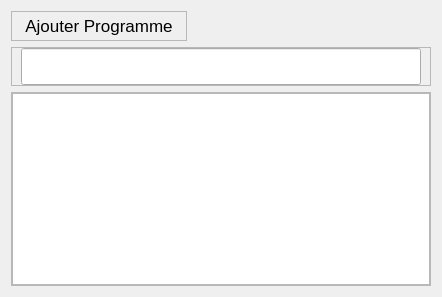
                        <widget class="QWidget" name="index_programme">
                         <layout class="QVBoxLayout" name="verticalLayout_114">
                          <item alignment="Qt::AlignLeft|Qt::AlignTop">
                           <widget class="QFrame" name="frame_97">
                            <property name="frameShape">
                             <enum>QFrame::StyledPanel</enum>
                            </property>
                            <property name="frameShadow">
                             <enum>QFrame::Raised</enum>
                            </property>
                            <layout class="QVBoxLayout" name="verticalLayout_115">
                             <property name="topMargin">
                              <number>0</number>
                             </property>
                             <property name="bottomMargin">
                              <number>0</number>
                             </property>
                             <item>
                              <widget class="QPushButton" name="addProgramme">
                               <property name="minimumSize">
                                <size>
                                 <width>150</width>
                                 <height>0</height>
                                </size>
                               </property>
                               <property name="font">
                                <font>
                                 <pointsize>13</pointsize>
                                </font>
                               </property>
                               <property name="text">
                                <string>Ajouter Programme</string>
                               </property>
                               <property name="flat">
                                <bool>true</bool>
                               </property>
                              </widget>
                             </item>
                            </layout>
                           </widget>
                          </item>
                          <item alignment="Qt::AlignRight|Qt::AlignTop">
                           <widget class="QFrame" name="frame_101">
                            <property name="frameShape">
                             <enum>QFrame::StyledPanel</enum>
                            </property>
                            <property name="frameShadow">
                             <enum>QFrame::Raised</enum>
                            </property>
                            <layout class="QVBoxLayout" name="verticalLayout_116">
                             <property name="topMargin">
                              <number>0</number>
                             </property>
                             <property name="bottomMargin">
                              <number>0</number>
                             </property>
                             <item>
                              <widget class="QLineEdit" name="search_programme">
                               <property name="minimumSize">
                                <size>
                                 <width>400</width>
                                 <height>37</height>
                                </size>
                               </property>
                              </widget>
                             </item>
                            </layout>
                           </widget>
                          </item>
                          <item>
                           <widget class="QFrame" name="frame_102">
                            <property name="sizePolicy">
                             <sizepolicy hsizetype="Preferred" vsizetype="Expanding">
                              <horstretch>0</horstretch>
                              <verstretch>0</verstretch>
                             </sizepolicy>
                            </property>
                            <property name="frameShape">
                             <enum>QFrame::StyledPanel</enum>
                            </property>
                            <property name="frameShadow">
                             <enum>QFrame::Raised</enum>
                            </property>
                            <layout class="QVBoxLayout" name="verticalLayout_117">
                             <property name="spacing">
                              <number>0</number>
                             </property>
                             <property name="leftMargin">
                              <number>0</number>
                             </property>
                             <property name="topMargin">
                              <number>0</number>
                             </property>
                             <property name="rightMargin">
                              <number>0</number>
                             </property>
                             <property name="bottomMargin">
                              <number>0</number>
                             </property>
                             <item>
                              <widget class="QTableWidget" name="programme_table">
                               <attribute name="horizontalHeaderMinimumSectionSize">
                                <number>100</number>
                               </attribute>
                               <attribute name="horizontalHeaderStretchLastSection">
                                <bool>true</bool>
                               </attribute>
                               <attribute name="verticalHeaderVisible">
                                <bool>false</bool>
                               </attribute>
                               <attribute name="verticalHeaderHighlightSections">
                                <bool>false</bool>
                               </attribute>
                              </widget>
                             </item>
                            </layout>
                           </widget>
                          </item>
                         </layout>
                        </widget>
